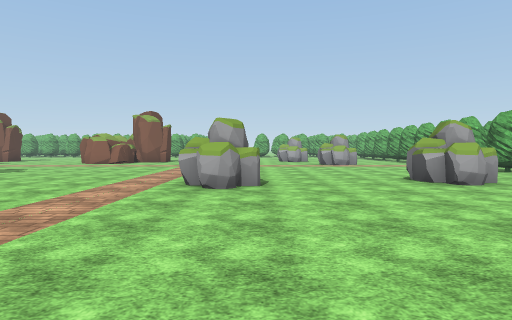
View 1 (above)

24 first-person views from a walk through a scene from a Unity 3-D project. The camera is 1.5 m above the floor, tilts 2° down and sees 75° across. The floor is counted in squares, 2 m on a side. Each view is taken from the middle of a square. On the plan, view 1 faces up. The plan holds only what a view shows up to about 11 squares ahead; the rest is blank. The place goes on beyond the plan. The player is left out. Some animated figures are left out. Some surface patterns are stand-ins.

View 2
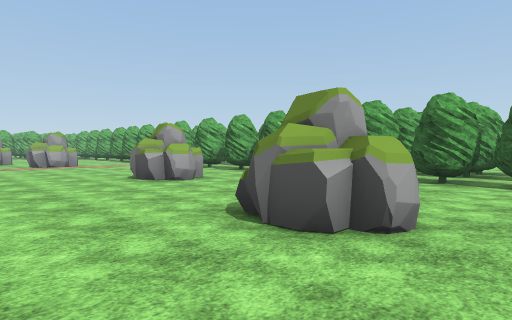

View 3
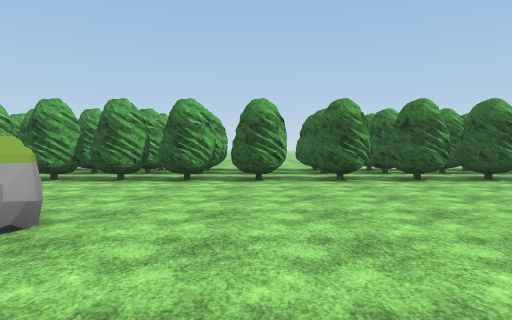

View 4
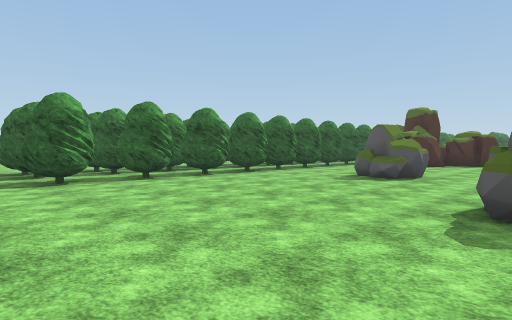

View 5
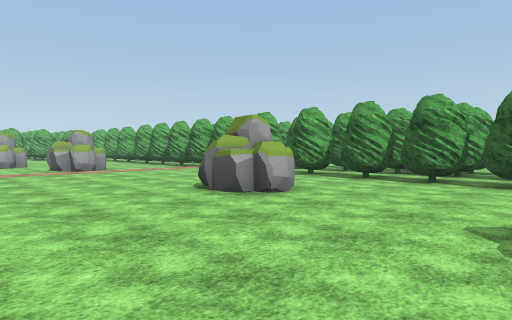

View 6
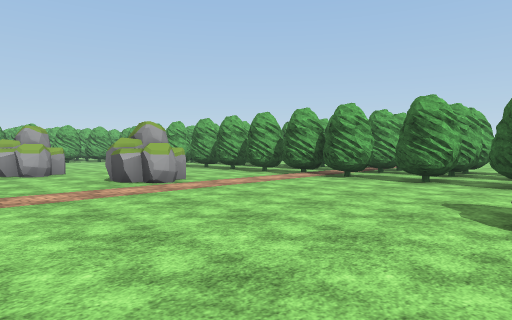

View 7
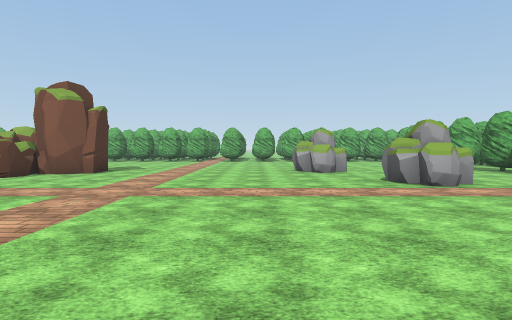

View 8
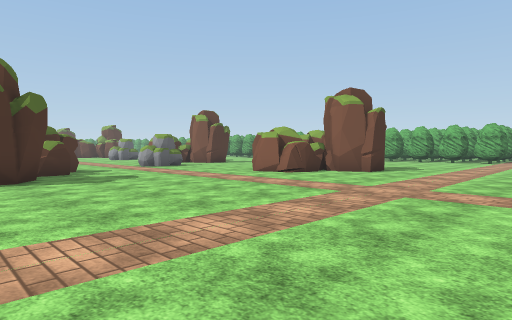

View 9
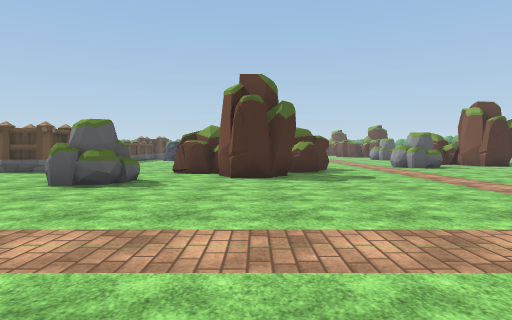

View 10
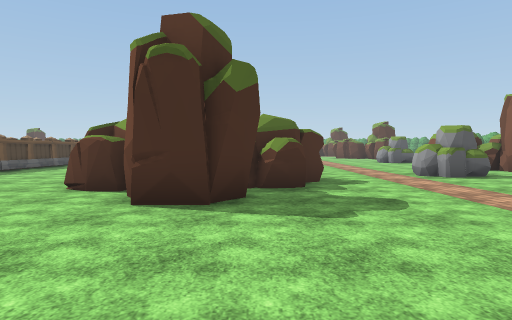

View 11
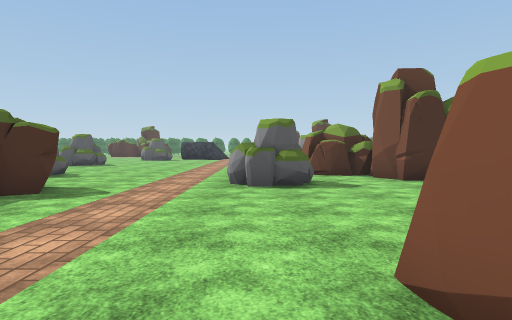

View 12
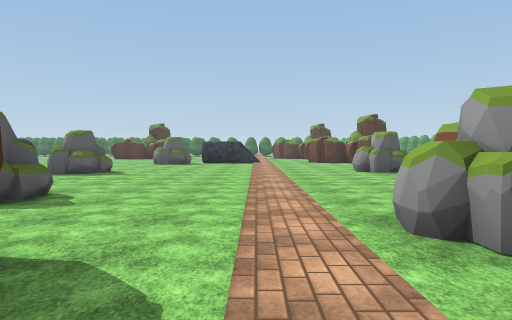

View 13
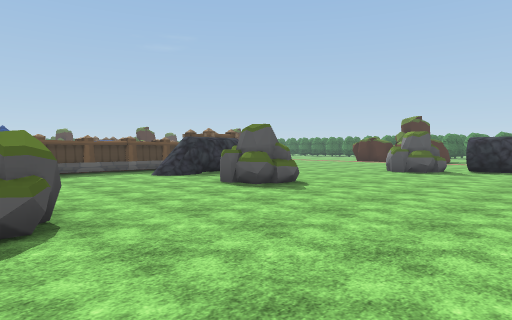

View 14
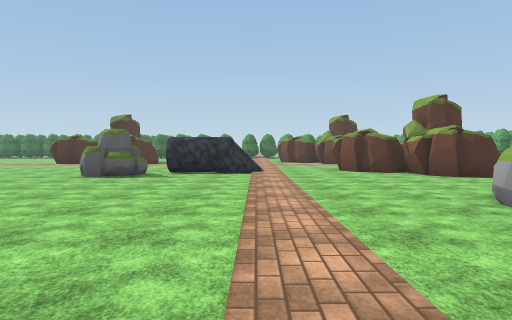

View 15
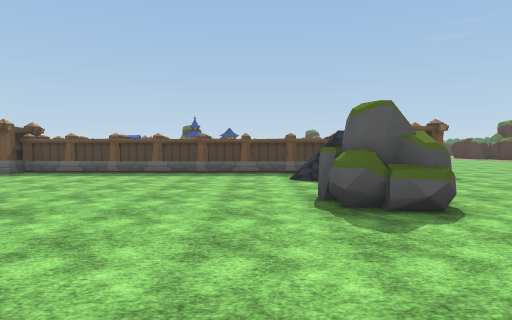

View 16
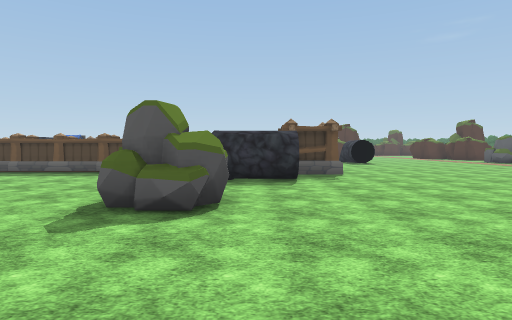

View 17
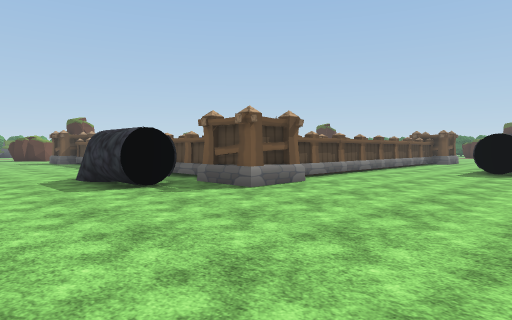

View 18
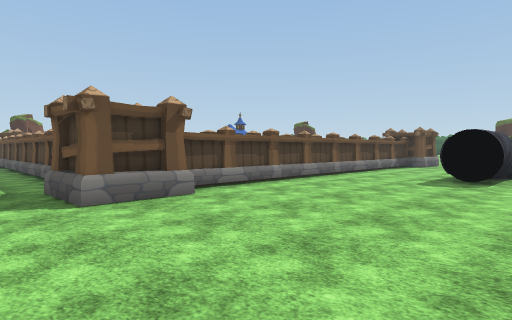

View 19
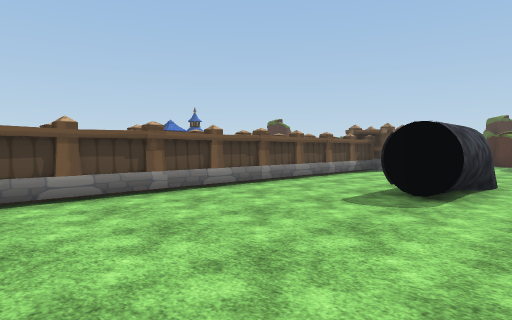

View 20
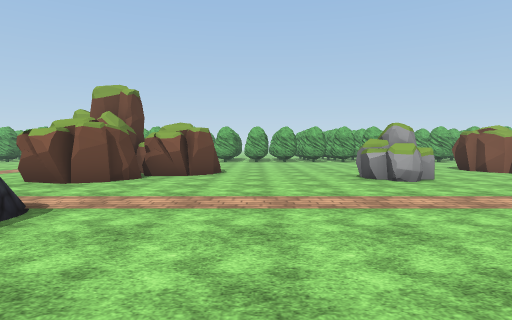

View 21
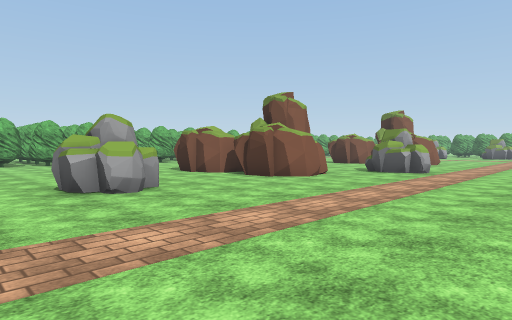

View 22
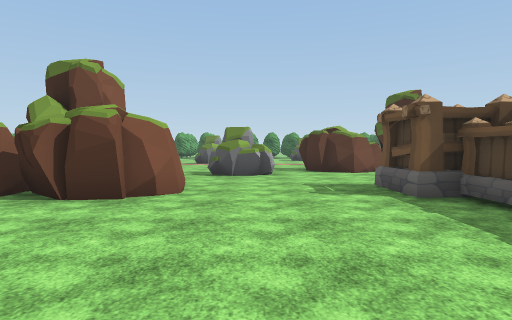

View 23
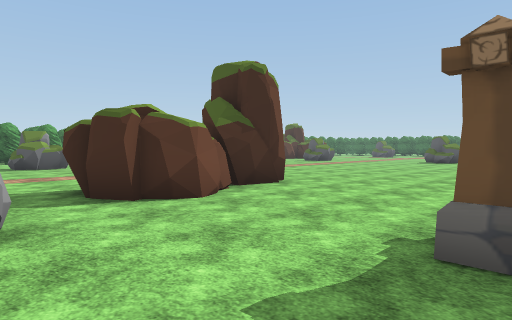

View 24
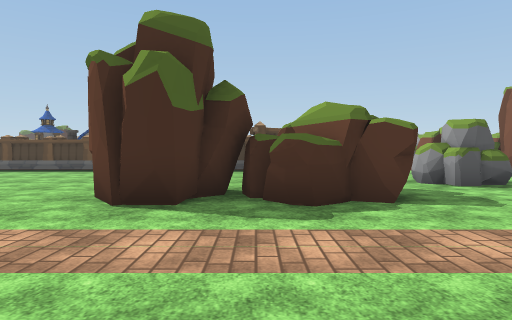

### Floor plan
Key: @ floor where view 1 was taken; # wall or solid block; . floor; T tree; R rock; O other object.
Columns run from 29 left of view 1 to 13 right of it. Each row starts with its distance up from view 1.
 20   #.....  .##            ...   R..
 19 ###..... ...# ##.       #......RR.
 18  ##....RR...###....   ###......R..
 17 ##.....RR...##....... #..........  ..
 16 #..............RR....##.........RR...T
 15 ...............RR...............RR...#.
 14 .....................................T.
 13  O...................................T.TOO
 12  O...................................#.#O
 11  O...............###.................T.TTT.
 10  O...............####................#.#T..
  9  RRR.........RR  ####................T.T
  8   R.....RR...RR..####.......R....RR..T.TO
  7 ........RR.......###........RR...RR..T.TO
  6  ....................RR.....R........T.TTT
  5 .....................RR..............#.#TT
  4 ......OOOO...........................T.TO
  3 .......................##.......R....T.TT
  2 .....##############....##.......RR...T.TT
  1 .....#            #....##.......R....T.T
  0 .....#            #....##....@.......T.T
 -1 .....#             ....##... ........T.TT
 -2 .....#              .......  ............
 -3 .....#              ......   R.......T.TT
 -4  ....#            #.......   RR..........
 -5  .O..#            #......     .......T.TO
 -6  .O..#            #.....      .......T.T
 -7  .O..#            #. ..        .RR...#.#
 -8    ..#                         .RR...

Where each view was taken, in squares from view 1:
view 1: 0 up, 0 right, facing up
view 2: 0 up, 0 right, facing up-right
view 3: 1 down, 0 right, facing right
view 4: 1 up, 0 right, facing down-right
view 5: 3 up, 0 right, facing up-right
view 6: 8 up, 0 right, facing up-right
view 7: 8 up, 0 right, facing up
view 8: 8 up, 0 right, facing up-left
view 9: 9 up, 0 right, facing left
view 10: 10 up, 4 left, facing left
view 11: 15 up, 6 left, facing left
view 12: 13 up, 10 left, facing left
view 13: 13 up, 15 left, facing down-left
view 14: 13 up, 17 left, facing left
view 15: 12 up, 19 left, facing down
view 16: 12 up, 22 left, facing down
view 17: 7 up, 29 left, facing down-right
view 18: 4 up, 29 left, facing down-right
view 19: 1 up, 29 left, facing down-right
view 20: 9 up, 25 left, facing up
view 21: 11 up, 24 left, facing up-right
view 22: 5 up, 17 left, facing right
view 23: 5 up, 11 left, facing down-right
view 24: 1 up, 0 right, facing left
